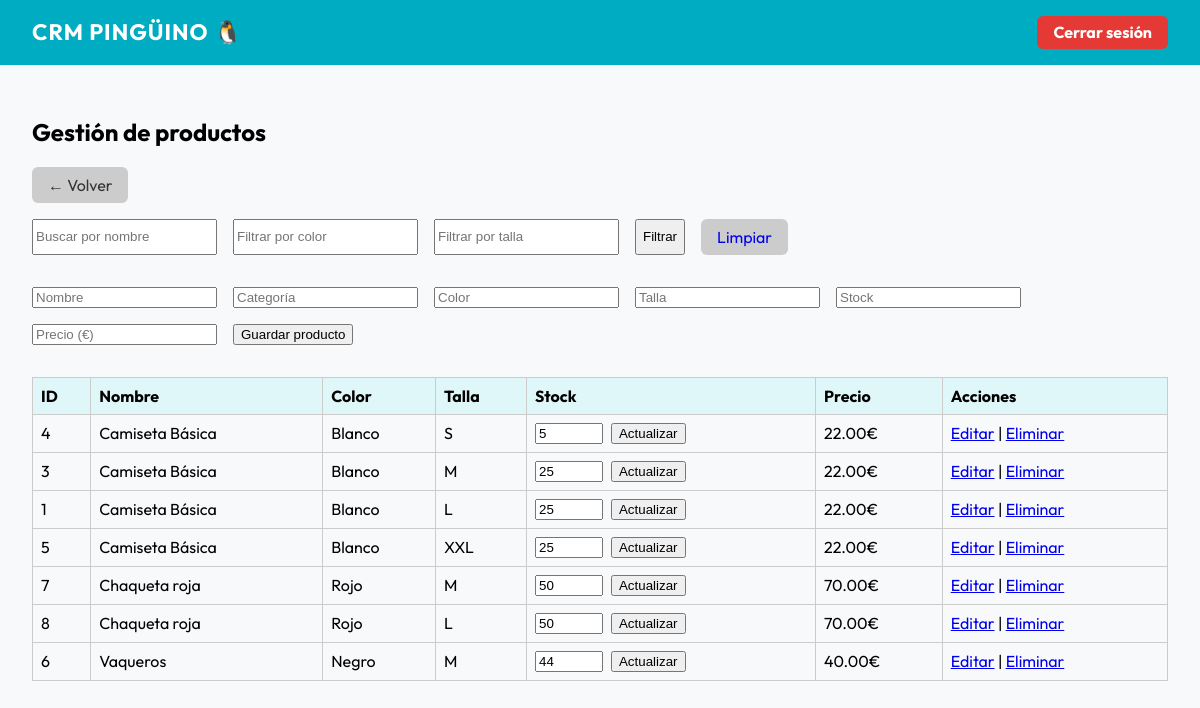
/admin/productos (signed in), run on the app's committed database.
### app.py (models this page shows)
class Producto(db.Model):
    id = db.Column(db.Integer, primary_key=True)
    nombre = db.Column(db.String(100), nullable=False)
    categoria = db.Column(db.String(50))
    color = db.Column(db.String(50))
    talla = db.Column(db.String(10))
    stock = db.Column(db.Integer, default=0)
    precio = db.Column(db.Float, nullable=False)

### app.py (the view, shortened to what this page needs)
@app.route('/admin/productos', methods=['GET', 'POST'])
def admin_productos():
    if 'usuario' not in session:
        return redirect(url_for('login'))
    query = Producto.query
    nombre = request.args.get('nombre')
    color = request.args.get('color')
    talla = request.args.get('talla')
    if nombre:
        query = query.filter(Producto.nombre.ilike(f"%{nombre}%"))
    if color:
        query = query.filter(Producto.color.ilike(f"%{color}%"))
    if talla:
        query = query.filter(Producto.talla.ilike(f"%{talla}%"))
    productos_db = query.all()
    productos = ordenar_productos(productos_db)
    return render_template('productos.html', productos=productos)

### app.py (called while the page is built)
def ordenar_productos(productos):
    return sorted(productos, key=lambda p: (p.nombre, p.color, TALLA_ORDEN.get(p.talla.upper(), 99)))

### templates/productos.html
{% extends 'base.html' %}
{% block content %}
<h2>Gestión de productos</h2>
<a href="/admin" style="display: inline-block; margin-bottom: 1em; background-color: #ccc; padding: 0.5em 1em; border-radius: 6px; text-decoration: none; color: #333;">← Volver</a>
<form method="GET" action="{{ url_for('admin_productos') }}" style="margin-bottom: 2em; display: flex; flex-wrap: wrap; gap: 1em;">
  <input type="text" name="nombre" placeholder="Buscar por nombre" value="{{ request.args.get('nombre', '') }}">
  <input type="text" name="color" placeholder="Filtrar por color" value="{{ request.args.get('color', '') }}">
  <input type="text" name="talla" placeholder="Filtrar por talla" value="{{ request.args.get('talla', '') }}">
  <button type="submit">Filtrar</button>
  <a href="{{ url_for('admin_productos') }}" style="text-decoration: none; padding: 0.5em 1em; background: #ccc; border-radius: 6px;">Limpiar</a>
</form>
<form method="POST" action="{{ url_for('admin_productos') }}" style="margin-bottom: 2em; display: flex; flex-wrap: wrap; gap: 1em;">
  <input type="text" name="nombre" placeholder="Nombre" required>
  <input type="text" name="categoria" placeholder="Categoría">
  <input type="text" name="color" placeholder="Color">
  <input type="text" name="talla" placeholder="Talla">
  <input type="number" name="stock" placeholder="Stock" min="0" required>
  <input type="number" step="0.01" name="precio" placeholder="Precio (€)" required>
  <button type="submit">Guardar producto</button>
</form>
<table>
  <thead>
    <tr>
      <th>ID</th><th>Nombre</th><th>Color</th><th>Talla</th><th>Stock</th><th>Precio</th><th>Acciones</th>
    </tr>
  </thead>
  <tbody>
    {% for p in productos %}
    <tr>
      <td>{{ p.id }}</td>
      <td>{{ p.nombre }}</td>
      <td>{{ p.color }}</td>
      <td>{{ p.talla }}</td>
      <td>
        <form method="POST" action="{{ url_for('actualizar_stock', id=p.id) }}" style="display: flex; gap: 0.5em;">
          <input type="number" name="nuevo_stock" value="{{ p.stock }}" min="0" required style="width: 60px;">
          <button type="submit">Actualizar</button>
        </form>
      </td>
      <td>{{ "%.2f"|format(p.precio) }}€</td>
      <td>
        <a href="{{ url_for('editar', id=p.id) }}">Editar</a> |
        <a href="{{ url_for('eliminar', id=p.id) }}" onclick="return confirm('¿Seguro que deseas eliminar este producto?')">Eliminar</a>
      </td>
    </tr>
    {% endfor %}
  </tbody>
</table>
{% endblock %}

### templates/base.html (shortened to what this page needs)
<!DOCTYPE html>
<html lang="es">
<head>
</head>
<body>
  <header>
    <h1>CRM PINGÜINO 🐧</h1>
    {% if session['usuario'] %}
      <a href="/logout" class="logout">Cerrar sesión</a>
    {% endif %}
  </header>
  <main>
    {% block content %}{% endblock %}
  </main>
</body>
</html>

### templates/base.html (style rules this page uses)
body { font-family: 'Outfit', sans-serif; background-color: #f7f9fb; margin: 0; padding: 0; }
header { background-color: #00acc1; color: white; padding: 1em 2em; display: flex; justify-content: space-between; align-items: center; }
header h1 { margin: 0; font-size: 1.4em; letter-spacing: 1px; }
header a.logout { background-color: #e53935; color: white; padding: 0.4em 1em; border-radius: 6px; text-decoration: none; font-weight: bold; }
main { padding: 2em; }
table { width: 100%; border-collapse: collapse; margin-top: 1em; }
table, th, td { border: 1px solid #ccc; }
th, td { padding: 0.5em; text-align: left; }
th { background-color: #e0f7fa; }

### data on the page
Producto: id "4", nombre "Camiseta Básica", color "Blanco", talla "S", nuevo_stock "5", precio "22.00"
Producto: id "3", nombre "Camiseta Básica", color "Blanco", talla "M", nuevo_stock "25", precio "22.00"
Producto: id "1", nombre "Camiseta Básica", color "Blanco", talla "L", nuevo_stock "25", precio "22.00"
Producto: id "5", nombre "Camiseta Básica", color "Blanco", talla "XXL", nuevo_stock "25", precio "22.00"
Producto: id "7", nombre "Chaqueta roja", color "Rojo", talla "M", nuevo_stock "50", precio "70.00"
Producto: id "8", nombre "Chaqueta roja", color "Rojo", talla "L", nuevo_stock "50", precio "70.00"
Producto: id "6", nombre "Vaqueros", color "Negro", talla "M", nuevo_stock "44", precio "40.00"
